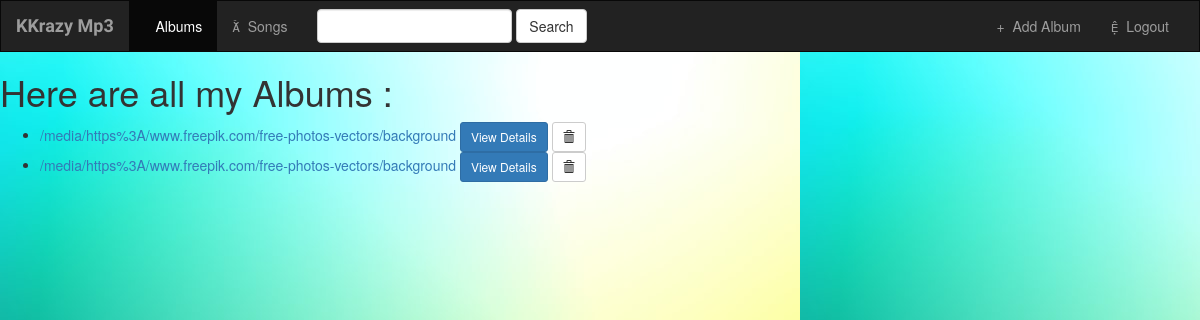
/music/, run on an earlier commit of the app's database.
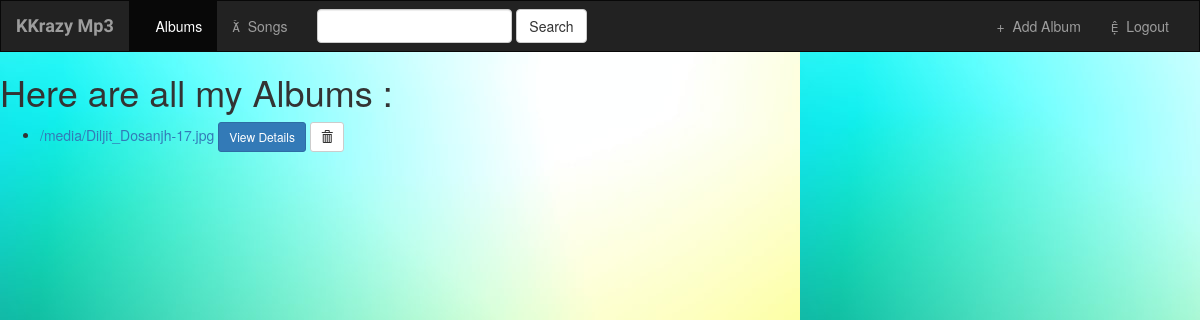
And on a later commit of the database.
### music/models.py (models this page shows, shortened)
class Album(models.Model):
    artist = models.CharField(max_length=250)
    album_title = models.CharField(max_length=250)
    genre = models.CharField(max_length=100)
    album_logo = models.FileField()

### music/views.py (the view)
class IndexView(generic.ListView):
	template_name = 'music/index.html'
	context_object_name = 'all_albums'
	def get_queryset(self):
		return Album.objects.all()

### music/templates/music/index.html (shortened to what this page needs)
{% extends 'music/base.html' %}
{% block body %}
{% if all_albums %}
    <h1>
    Here are all my Albums :
    </h1>
    <ul>
        {% for album in all_albums %}
        <li>
            <a href="{% url 'music:detail' album.id %}">
                {{album.album_logo.url }}
            </a>
            <a href="{% url 'music:detail' album.id %}" class="btn btn-primary btn-sm" role="button">View Details</a>
            <form action="{% url 'music:album-delete' album.id %}" method="post" style="display: inline;">
                <button type="submit" class="btn btn-default btn-sm">
                    <span class="glyphicon glyphicon-trash"></span>
                </button>
            </form>
        {% endfor %}
        </li>
    </ul>
{% else %}
    <h3>
        Dont have any album to display.
    </h3>
{% endif %}
{% endblock %}

What changed in the data, as far as the page shows it:
removed Album: album_logo "/media/https%3A/www.freepik.com/free-photos-vectors/background"
removed Album: album_logo "/media/https%3A/www.freepik.com/free-photos-vectors/background"
added Album: album_logo "/media/Diljit_Dosanjh-17.jpg"
